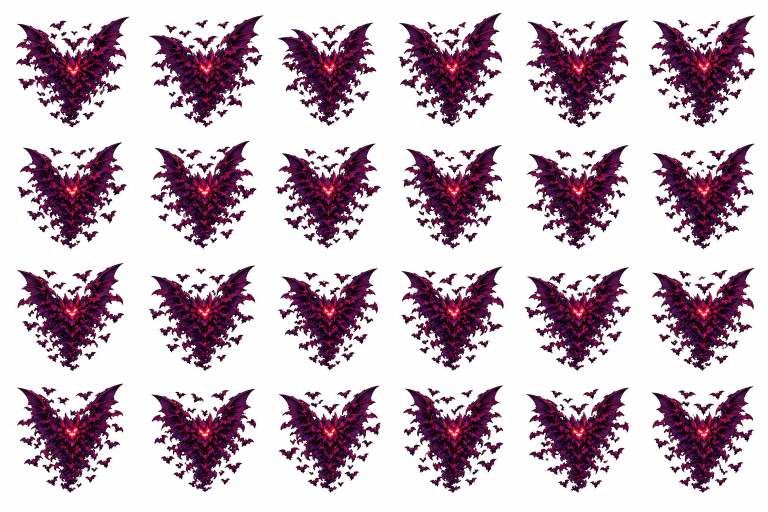
#> input picture assets-source/race-tier3-units/bat-swarm/raw-fly-v2.webp, 1536 x 1024 px (shown at 1/2 size)
$ python -i matte-endgame-monster.py   (imports and definitions only)
#> lines starting #> are read from the running program, lines starting #| are printed output that depends on the picture
"""
SPARK — S192 endgame: matte the owner's PANTS MONSTER art off its BAKED checkerboard and pack the
walk sheet into the repo's creature atlas format (the `-anim.json` + `-atlas.png` pair that
`goblinRenderer.loadAtlas` reads).

The owner's own note on the art: *"I don't think it's real transparent background ... Gemini ... just
did like with the check marks."* Measured: both PNGs are RGBA with alpha 255 EVERYWHERE, and the
"transparency" is a painted 2-tone checker — near-white (~252) and light grey (~200-204), both
neutral. So the matte is:

  1. BACKGROUND = pixels that are NEUTRAL (max-min channel spread <= SAT_TOL) and not dark
     (min channel >= BG_MIN_V), FLOOD-FILLED FROM THE BORDER. Connected-to-border, not "grey becomes
     transparent", so the enclosed white teeth and drool survive (ART_PIPELINE: "the matte is
     connected-component from the border"). The neutral-grey DROP SHADOW under the feet joins the
     background on purpose: it is a painted shadow on a fake floor, and the board has its own marker.
  2. EDGE ALPHA: the anti-aliased rim (foreground pixels within EDGE_PX of the background) gets an
     alpha estimated from how far it sits from the local checker value toward the black outline, and
     its colour is un-blended against that checker value (no light halo on a black board).
  3. ART_PIPELINE alpha rules: alpha <= 24 -> 0, alpha >= 244 -> 255, so no ghost wash.
  4. Keep only the LARGEST connected opaque component per frame — this drops the Gemini sparkle
     watermark when it sits on the background (the single pose), and stray floor drool drops.

Walk sheet slicing follows the S183 intake: GUTTER DETECTION on the matted alpha (empty columns /
rows), not a fixed grid guess. The sheet measured 5 x 4 = 20 frames (the owner said 18).

Usage: python scripts/matte-endgame-monster.py <walk-sheet.png> <single-pose.png> <out-dir-src> <out-dir-public>
Reads its inputs; never moves or deletes them.
"""
import json
import sys
from pathlib import Path

import numpy as np
from PIL import Image
from scipy import ndimage

SAT_TOL = 20       # max-min channel spread that still counts as checker grey/white
BG_MIN_V = 150     # darkest channel value a checker pixel can have (shadow core is darker; see below)
SHADOW_MIN_V = 70  # the painted drop shadow is neutral and down to ~90; still above the black outline
EDGE_PX = 2
CELL = 200         # unit cell, like every unit atlas (direwolf, race units)
FILL = 0.94        # subject height as a fraction of the cell
OUTLINE_V = 35.0   # the drawn outline's value — the "fully opaque" end of the edge ramp


def matte(rgb: np.ndarray) -> np.ndarray:
    """Return an RGBA uint8 array with the baked checker keyed out."""
    f = rgb.astype(np.float32)
    mx, mn = f.max(axis=2), f.min(axis=2)
    neutral = (mx - mn) <= SAT_TOL
    cand = neutral & (mn >= SHADOW_MIN_V)
    lab, _ = ndimage.label(cand)
    border = np.unique(np.concatenate([lab[0], lab[-1], lab[:, 0], lab[:, -1]]))
    border = border[border != 0]
    bg = np.isin(lab, border)
    # Local checker value: the background colour nearest each pixel (an EDT index lookup).
    _, (iy, ix) = ndimage.distance_transform_edt(~bg, return_indices=True)
    bgv = f[iy, ix].mean(axis=2)
    dist = ndimage.distance_transform_edt(~bg)
    alpha = np.where(bg, 0.0, 255.0)
    rim = (~bg) & (dist <= EDGE_PX)
    v = f.mean(axis=2)
    est = np.clip((bgv - v) / np.maximum(1.0, bgv - OUTLINE_V), 0.0, 1.0) * 255.0
    # only darken-toward-outline pixels are blends; a saturated rim pixel (tan cloth) is opaque
    sat_rim = rim & ((mx - mn) > SAT_TOL)
    alpha = np.where(rim & ~sat_rim, est, alpha)
    alpha[alpha <= 24] = 0
    alpha[alpha >= 244] = 255
    # un-blend the rim colour against the local checker value
    a1 = np.maximum(alpha / 255.0, 1e-3)[..., None]
    un = (f - (1 - a1) * bgv[..., None]) / a1
    out_rgb = np.where((rim & (alpha > 0) & (alpha < 255))[..., None], np.clip(un, 0, 255), f)
    rgba = np.dstack([out_rgb, alpha]).astype(np.uint8)
    return rgba


# [104 lines left out: functions keep_largest, gutters, main, not called in this run]


# [2 lines not run here, left out]

>>> import cv2
>>> picture = cv2.imread('../assets-source/race-tier3-units/bat-swarm/raw-fly-v2.webp', cv2.IMREAD_GRAYSCALE)
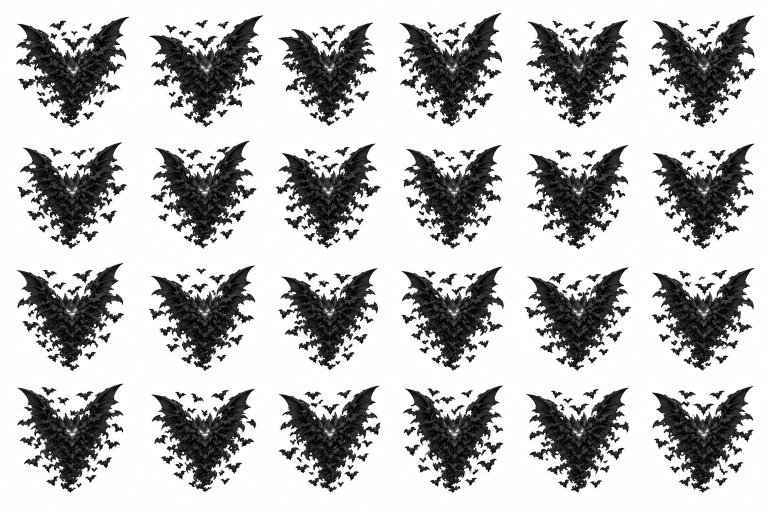
#> picture: shape (1024, 1536) (shown at 1/2 size); min 0, max 255, mean 185.2
>>> result = matte(picture)
#> (the run stopped early here; a loop or call above may not have finished)
